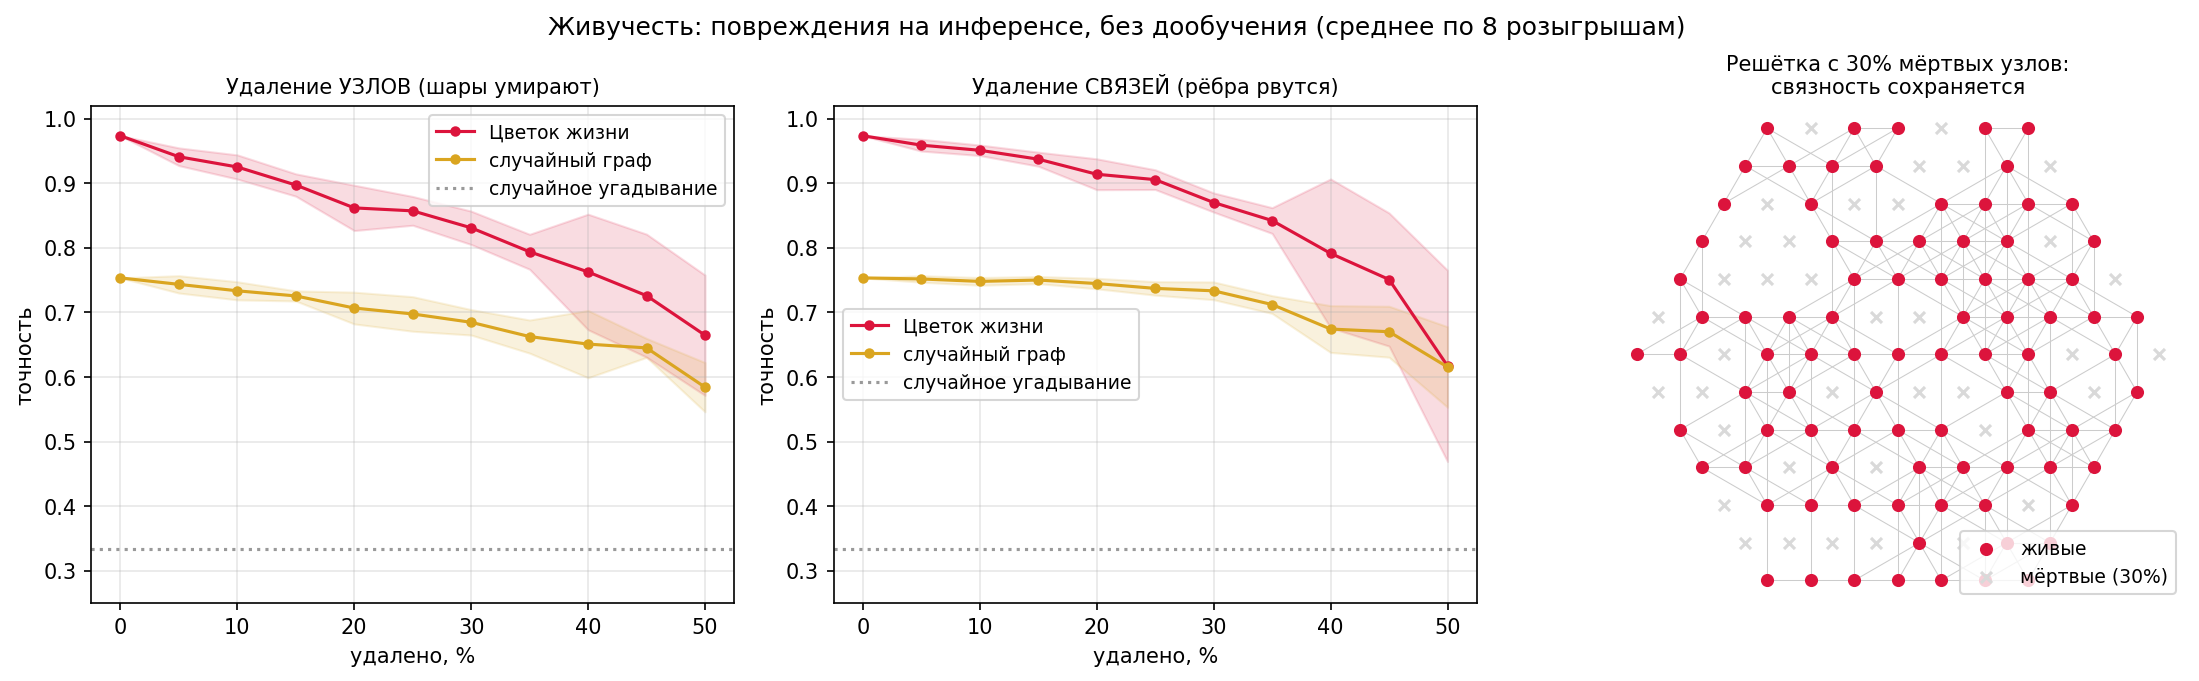

The script that saved this image:
# -*- coding: utf-8 -*-
"""
Живучесть: обученную решётку повреждаем СЛУЧАЙНО при работе
(без дообучения) и смотрим кривую деградации.

Два вида повреждений:
  узлы  — узел «умирает»: вход обнуляется, все его связи рвутся
  связи — случайные рёбра рвутся, узлы живы

Агрегация сообщений — среднее по ВЫЖИВШИМ соседям (перенормировка
степени), поэтому мёртвый сосед не тянет сигнал вниз, просто исчезает.

Сравнение: решётка Цветка жизни (12нб, K=4) против случайного графа
(те же 203 параметра, той же плотности). Обе обучаются без повреждений,
повреждаются только на инференсе.

Запуск: MODEL=gnn|rnd (обучение), потом SWEEP=1 (повреждения + картинка).
"""
import os
import numpy as np

rng = np.random.default_rng(42)
MODEL = os.environ.get("MODEL", "gnn")

# ------------------------------------------------------- решётка и данные
R_MAX = 6
axial = [(q, r) for q in range(-R_MAX, R_MAX + 1) for r in range(-R_MAX, R_MAX + 1)
         if max(abs(q), abs(r), abs(q + r)) <= R_MAX]
pos = np.array([(q + r / 2.0, r * np.sqrt(3) / 2.0) for q, r in axial])
N = len(axial)
d2 = np.linalg.norm(pos[:, None] - pos[None, :], axis=2)
A0 = ((d2 > 1e-9) & (d2 < 1.9)).astype(float)          # 12 соседей

def make_dataset(n_samples):
    X = np.zeros((n_samples, N, 1))
    y = rng.integers(0, 3, n_samples)
    inner = np.where(np.linalg.norm(pos, axis=1) < R_MAX - 2.5)[0]
    for s in range(n_samples):
        c = pos[rng.choice(inner)]
        d = np.linalg.norm(pos - c, axis=1)
        if y[s] == 0:
            r0 = rng.uniform(1.6, 3.2)
            v = (np.abs(d - r0) < 0.55).astype(float)
        elif y[s] == 1:
            v = np.exp(-d ** 2 / (2 * 1.1 ** 2))
        else:
            ang = rng.uniform(0, np.pi)
            nvec = np.array([np.cos(ang), np.sin(ang)])
            v = (np.abs((pos - c) @ nvec) < 0.55).astype(float)
        X[s, :, 0] = v + rng.normal(0, 0.15, N)
    return X, y

Xtr, ytr = make_dataset(900)
Xte, yte = make_dataset(300)

# ------------------------------------------------------- модель
D, K = 8, 4

def init(shape, scale=None):
    scale = scale or 1.0 / np.sqrt(shape[0])
    return rng.normal(0, scale, shape)

P = {"Win": init((1, D)), "bin": np.zeros(D),
     "Ws": init((D, D)), "Wn": init((D, D)), "b": np.zeros(D),
     "Wo": init((2 * D, 3), 1.0 / np.sqrt(2 * D)), "bo": np.zeros(3)}

def norm(A):
    return A / np.maximum(A.sum(1, keepdims=True), 1)

def forward(X, A_hat):
    H_list = []
    h = np.tanh(X @ P["Win"] + P["bin"])
    H_list.append(h)
    for _ in range(K):
        m = np.matmul(A_hat, h)
        h = np.tanh(h @ P["Ws"] + m @ P["Wn"] + P["b"])
        H_list.append(h)
    amax = h.argmax(axis=1)
    g = np.concatenate([h.mean(axis=1),
                        np.take_along_axis(h, amax[:, None, :], 1)[:, 0, :]], 1)
    return g @ P["Wo"] + P["bo"], H_list, g, amax

def loss_and_grads(X, y, A_hat):
    B = len(y)
    logits, H_list, g, amax = forward(X, A_hat)
    e = np.exp(logits - logits.max(1, keepdims=True))
    p = e / e.sum(1, keepdims=True)
    loss = -np.log(p[np.arange(B), y] + 1e-12).mean()
    G = {k: np.zeros_like(v) for k, v in P.items()}
    dl = p.copy()
    dl[np.arange(B), y] -= 1
    dl /= B
    G["Wo"] = g.T @ dl
    G["bo"] = dl.sum(0)
    dg = dl @ P["Wo"].T
    dh = dg[:, None, :D] / N * np.ones((B, N, 1))
    dmax = np.zeros((B, N, D))
    np.put_along_axis(dmax, amax[:, None, :], dg[:, None, D:], axis=1)
    dh = dh + dmax
    for t in range(K, 0, -1):
        h_out, h_in = H_list[t], H_list[t - 1]
        dpre = dh * (1 - h_out ** 2)
        m_in = np.matmul(A_hat, h_in)
        dpre2 = dpre.reshape(-1, D)
        G["Ws"] += h_in.reshape(-1, D).T @ dpre2
        G["Wn"] += m_in.reshape(-1, D).T @ dpre2
        G["b"] += dpre2.sum(0)
        dh = dpre @ P["Ws"].T + np.matmul(A_hat.T, dpre @ P["Wn"].T)
    dpre = dh * (1 - H_list[0] ** 2)
    G["Win"] = X.reshape(-1, 1).T @ dpre.reshape(-1, D)
    G["bin"] = dpre.reshape(-1, D).sum(0)
    return loss, G

# ------------------------------------------------------- обучение
if not os.environ.get("SWEEP"):
    if MODEL == "rnd":
        perm = rng.permutation(N)
        A = A0[np.ix_(perm, perm)]
    else:
        A = A0
    A_hat = norm(A)
    EPOCHS, BATCH, LR = 100, 64, 3e-3
    M = {k: np.zeros_like(v) for k, v in P.items()}
    V = {k: np.zeros_like(v) for k, v in P.items()}
    adam_t = 0
    for ep in range(EPOCHS):
        idx = rng.permutation(len(ytr))
        for i in range(0, len(ytr), BATCH):
            j = idx[i:i + BATCH]
            loss, G = loss_and_grads(Xtr[j], ytr[j], A_hat)
            adam_t += 1
            for k in P:
                M[k] = 0.9 * M[k] + 0.1 * G[k]
                V[k] = 0.999 * V[k] + 0.001 * G[k] ** 2
                mh, vh = M[k] / (1 - 0.9 ** adam_t), V[k] / (1 - 0.999 ** adam_t)
                P[k] -= LR * mh / (np.sqrt(vh) + 1e-8)
        if (ep + 1) % 25 == 0:
            logits, _, _, _ = forward(Xte, A_hat)
            print(f"эпоха {ep+1:3d}  test acc {(logits.argmax(1)==yte).mean():.3f}")
    save = {k: P[k] for k in P}
    save["A"] = A
    np.savez(f"dmg_{MODEL}.npz", **save)
    print(f"сохранено dmg_{MODEL}.npz")

# ------------------------------------------------------- повреждения
else:
    import matplotlib
    matplotlib.use("Agg")
    import matplotlib.pyplot as plt
    from matplotlib.patches import Circle

    fracs = np.arange(0, 0.55, 0.05)
    DRAWS = 8
    results = {}
    for model in ["gnn", "rnd"]:
        st = np.load(f"dmg_{model}.npz")
        for k in P:
            P[k] = st[k]
        A = st["A"]
        edges = np.array(np.where(np.triu(A) > 0)).T
        for mode in ["nodes", "edges"]:
            mean_acc, std_acc = [], []
            for f in fracs:
                accs = []
                for d in range(DRAWS):
                    r2 = np.random.default_rng(1000 + d)
                    Ad = A.copy()
                    Xd = Xte.copy()
                    alive = np.arange(N)
                    if mode == "nodes":
                        kill = r2.choice(N, int(f * N), replace=False)
                        Ad[kill, :] = 0; Ad[:, kill] = 0
                        Xd[:, kill, :] = 0
                        alive = np.setdiff1d(alive, kill)
                    else:
                        kill = r2.choice(len(edges), int(f * len(edges)),
                                         replace=False)
                        for i, j in edges[kill]:
                            Ad[i, j] = 0; Ad[j, i] = 0
                    # пуллинг только по живым узлам (мёртвые датчики известны)
                    h = np.tanh(Xd @ P["Win"] + P["bin"])
                    Ah = norm(Ad)
                    for _ in range(K):
                        m = np.matmul(Ah, h)
                        h = np.tanh(h @ P["Ws"] + m @ P["Wn"] + P["b"])
                    hs = h[:, alive]
                    am = hs.argmax(axis=1)
                    g = np.concatenate(
                        [hs.mean(1),
                         np.take_along_axis(hs, am[:, None, :], 1)[:, 0, :]], 1)
                    logits = g @ P["Wo"] + P["bo"]
                    accs.append((logits.argmax(1) == yte).mean())
                mean_acc.append(np.mean(accs)); std_acc.append(np.std(accs))
            results[(model, mode)] = (np.array(mean_acc), np.array(std_acc))
            print(f"{model}/{mode}: 0%={mean_acc[0]:.3f}  "
                  f"25%={mean_acc[5]:.3f}  50%={mean_acc[10]:.3f}")

    fig, axes = plt.subplots(1, 3, figsize=(15, 4.6))
    titles = {"nodes": "Удаление УЗЛОВ (шары умирают)",
              "edges": "Удаление СВЯЗЕЙ (рёбра рвутся)"}
    for ax, mode in zip(axes[:2], ["nodes", "edges"]):
        for model, col, lab in [("gnn", "crimson", "Цветок жизни"),
                                ("rnd", "goldenrod", "случайный граф")]:
            m, s = results[(model, mode)]
            ax.plot(fracs * 100, m, "o-", color=col, label=lab, ms=4)
            ax.fill_between(fracs * 100, m - s, m + s, color=col, alpha=0.15)
        ax.axhline(1 / 3, color="0.6", ls=":", label="случайное угадывание")
        ax.set_xlabel("удалено, %"); ax.set_ylabel("точность")
        ax.set_ylim(0.25, 1.02)
        ax.set_title(titles[mode], fontsize=10)
        ax.legend(fontsize=9); ax.grid(alpha=0.3)

    # иллюстрация: решётка с 30% мёртвых узлов
    ax = axes[2]
    r2 = np.random.default_rng(1001)
    kill = r2.choice(N, int(0.3 * N), replace=False)
    alive = np.setdiff1d(np.arange(N), kill)
    Ad = A0.copy(); Ad[kill, :] = 0; Ad[:, kill] = 0
    ii, jj = np.where(np.triu(Ad) > 0)
    for i, j in zip(ii, jj):
        ax.plot(*zip(pos[i], pos[j]), color="0.8", lw=0.5, zorder=1)
    ax.scatter(pos[alive, 0], pos[alive, 1], c="crimson", s=28, zorder=2,
               label="живые")
    ax.scatter(pos[kill, 0], pos[kill, 1], c="0.85", s=28, zorder=2,
               marker="x", label="мёртвые (30%)")
    ax.set_aspect("equal"); ax.axis("off")
    ax.set_title("Решётка с 30% мёртвых узлов:\nсвязность сохраняется",
                 fontsize=10)
    ax.legend(fontsize=9, loc="lower right")

    fig.suptitle("Живучесть: повреждения на инференсе, без дообучения "
                 f"(среднее по {DRAWS} розыгрышам)", fontsize=12)
    fig.tight_layout()
    fig.savefig("flower_of_life_damage.png", dpi=150, bbox_inches="tight")
    print("Сохранено: flower_of_life_damage.png")
